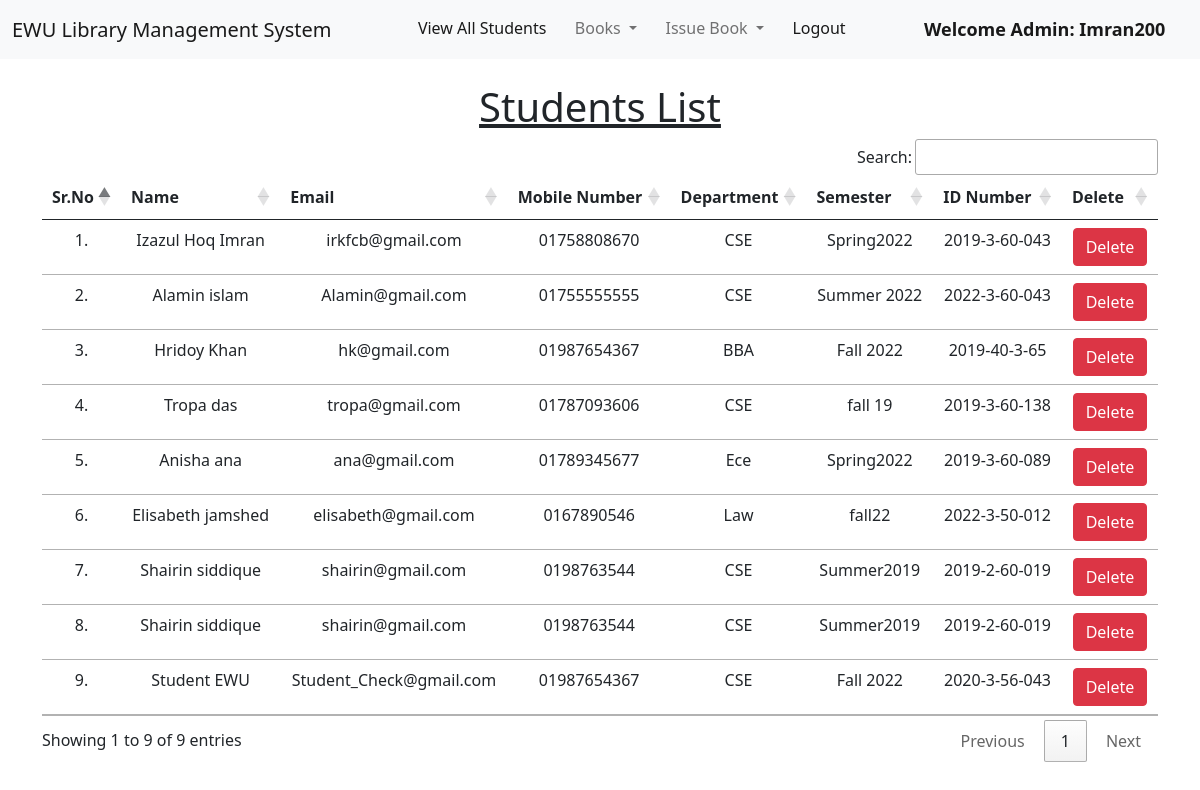
Page /view_students/ (signed in) on the committed database.
### library/models.py (models this page shows, shortened)
class Student(models.Model):
    user = models.OneToOneField(User, on_delete=models.CASCADE)
    semester = models.CharField(max_length=10)
    department = models.CharField(max_length=10)
    std_id = models.CharField(max_length=10, blank=True)
    phone = models.CharField(max_length=11, blank=True)
    image = models.ImageField(upload_to="", blank=True)

### library/views.py (the view)
# urls.py: path("view_students/", views.view_students, name="view_students"),
@login_required(login_url = '/admin_login')
def view_students(request):
    students = Student.objects.all()
    return render(request, "view_students.html", {'students':students})

### library/templates/view_students.html (shortened to what this page needs)
{% extends 'admin_navbar.html' %}
{% load static %}
{% block body %}
<div class="container mt-4">
    <h1 class="text-center"><u>Students List</u></h1>
    <table class="table table-hover" id="example">
        <thead>
            <tr class="text-center">
                <th>Sr.No</th>
                <th>Name</th>
                <th>Email</th>
                <th>Mobile Number</th>
                <th>Department</th>
                <th>Semester</th>
                <th>ID Number</th>
                <th>Delete</th>
            </tr>
        </thead>
        <tbody>
            {% for student in students %}
            <tr class="text-center">
                <td>{{forloop.counter}}.</td>
                <td>{{student.user.get_full_name}}</td>
                <td>{{student.user.email}}</td>
                <td>{{student.phone}}</td>
                <td>{{student.department}}</td>
                <td>{{student.semester}}</td>
                <td>{{student.std_id}}</td>
                <td><a href="/delete_student/{{student.id}}/" class="btn btn-danger" onclick="return confirm('Are you sure you want to delete this student?')">Delete</a></td>
            </tr>
            {% endfor %}
        </tbody>
    </table>
    </div>
{% endblock %}

### library/templates/admin_navbar.html (shortened to what this page needs)
<!doctype html>
<html lang="en">
  <head>
    <link href="https://cdn.jsdelivr.net/npm/bootstrap@5.1.0/dist/css/bootstrap.min.css" rel="stylesheet">
    <link rel="stylesheet" href="https://cdn.datatables.net/1.10.25/css/jquery.dataTables.min.css">
    <link rel="stylesheet" href="https://cdn.datatables.net/buttons/1.7.1/css/buttons.dataTables.min.css">
  </head>
  <body>
    <nav class="navbar navbar-expand-lg navbar-light bg-light">
        <div class="container-fluid">
          <a class="navbar-brand" href="#">EWU Library Management System</a>
          <div class="collapse navbar-collapse" id="navbarSupportedContent">
            <ul class="navbar-nav me-auto mb-2 mb-lg-0">
              <li class="nav-item">
                <a class="nav-link active" aria-current="page" href="/view_students/">View All Students</a>
              </li>
              <li class="nav-item dropdown">
                <a class="nav-link dropdown-toggle" href="#" id="navbarDropdown" role="button" data-bs-toggle="dropdown" aria-expanded="false">
                  Books
                </a>
              </li>
              <li class="nav-item dropdown">
                <a class="nav-link dropdown-toggle" href="#" id="navbarDropdown" role="button" data-bs-toggle="dropdown" aria-expanded="false">
                  Issue Book
                </a>
              </li>
              <li class="nav-item">
                <a class="nav-link active" aria-current="page" href="/logout/">Logout</a>
              </li>
              <li class="nav-item">
                <a style="font-weight:600; font-family:'Segoe UI', Tahoma, Geneva, Verdana, sans-serif; font-size: large;" class="nav-link active" href="#">Welcome Admin: {{request.user}}</a>
              </li>
            </ul>
          </div>
        </div>
      </nav>
      {% block body %}
      {% endblock %}
  </body>
</html>

### rows in the picture
Student: user.get_full_name "Izazul Hoq Imran", user.email "irkfcb@gmail.com", phone "01758808670", department "CSE", semester "Spring2022", std_id "2019-3-60-043"
Student: user.get_full_name "Alamin islam", user.email "Alamin@gmail.com", phone "01755555555", department "CSE", semester "Summer 2022", std_id "2022-3-60-043"
Student: user.get_full_name "Hridoy Khan", user.email "hk@gmail.com", phone "01987654367", department "BBA", semester "Fall 2022", std_id "2019-40-3-65"
Student: user.get_full_name "Tropa das", user.email "tropa@gmail.com", phone "01787093606", department "CSE", semester "fall 19", std_id "2019-3-60-138"
Student: user.get_full_name "Anisha ana", user.email "ana@gmail.com", phone "01789345677", department "Ece", semester "Spring2022", std_id "2019-3-60-089"
Student: user.get_full_name "Elisabeth jamshed", user.email "elisabeth@gmail.com", phone "0167890546", department "Law", semester "fall22", std_id "2022-3-50-012"
Student: user.get_full_name "Shairin siddique", user.email "shairin@gmail.com", phone "0198763544", department "CSE", semester "Summer2019", std_id "2019-2-60-019"
Student: user.get_full_name "Shairin siddique", user.email "shairin@gmail.com", phone "0198763544", department "CSE", semester "Summer2019", std_id "2019-2-60-019"
Student: user.get_full_name "Student EWU", user.email "Student_Check@gmail.com", phone "01987654367", department "CSE", semester "Fall 2022", std_id "2020-3-56-043"

### other values in the picture
{{ request.user }} "Imran200"
